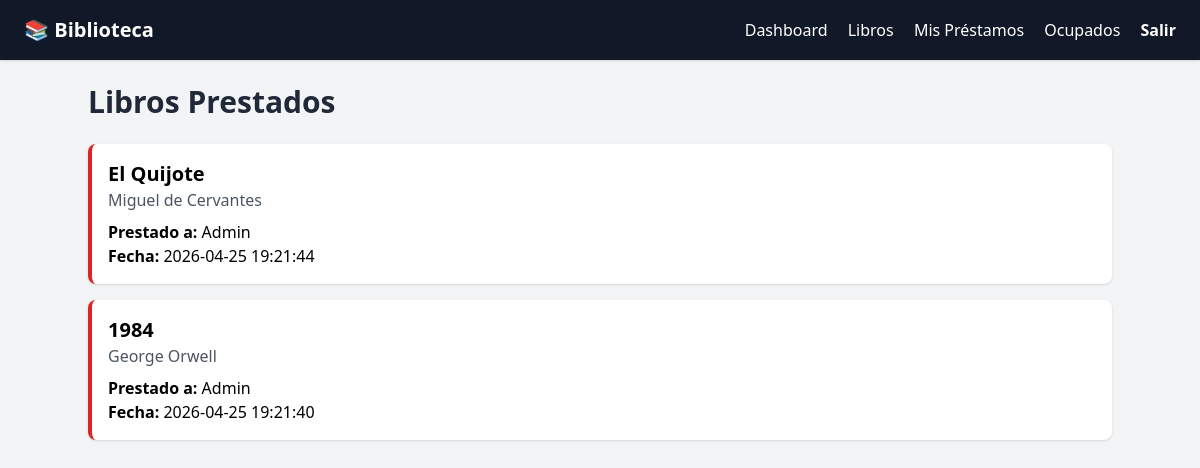
Screenshot of /occupied (signed in) with the database file from the repository.
### tables this page shows
CREATE TABLE loans (
            id          INTEGER PRIMARY KEY AUTOINCREMENT,
            user_id     INTEGER NOT NULL REFERENCES users(id),
            book_id     INTEGER NOT NULL REFERENCES books(id),
            loan_date   TEXT    DEFAULT (datetime('now')),
            return_date TEXT,
            returned    INTEGER DEFAULT 0
        );

CREATE TABLE books (
    id INTEGER PRIMARY KEY AUTOINCREMENT,
    title TEXT NOT NULL,
    author TEXT,
    cover_color TEXT,
    year INTEGER,
    status TEXT DEFAULT 'DISPONIBLE',
    category TEXT DEFAULT 'Otro',
    available INTEGER DEFAULT 1
);

CREATE TABLE users (
            id       INTEGER PRIMARY KEY AUTOINCREMENT,
            name     TEXT    NOT NULL,
            email    TEXT    NOT NULL UNIQUE,
            password TEXT    NOT NULL
        );

### app.py (the view)
    @app.route('/occupied')
    @login_required
    def occupied():
        conn  = app.get_db_connection()
        loans = conn.execute(
            """SELECT books.title, books.author, books.cover_color,
                      users.name AS borrower, loans.loan_date
               FROM loans
               JOIN books ON loans.book_id=books.id
               JOIN users ON loans.user_id=users.id
               WHERE loans.returned=0
               ORDER BY loans.loan_date DESC"""
        ).fetchall()
        conn.close()
        return render_template('occupied.html', loans=loans)

### templates/occupied.html
{% extends "base.html" %}
{% block content %}
<h2 class="text-3xl font-bold text-gray-800 mb-6">Libros Prestados</h2>
<div class="space-y-4">
    {% for loan in loans %}
    <div class="bg-white shadow rounded-lg p-4 border-l-4 border-red-600">
        <h3 class="text-xl font-bold">{{ loan['title'] }}</h3>
        <p class="text-gray-600">{{ loan['author'] }}</p>
        <p class="mt-2"><strong>Prestado a:</strong> {{ loan['borrower'] }}</p>
        <p><strong>Fecha:</strong> {{ loan['loan_date'] }}</p>
    </div>
    {% endfor %}
</div>
{% endblock %}

### rows the page displays
loans: title "El Quijote", author "Miguel de Cervantes", borrower "Admin", loan_date "2026-04-25 19:21:44"
loans: title "1984", author "George Orwell", borrower "Admin", loan_date "2026-04-25 19:21:40"
